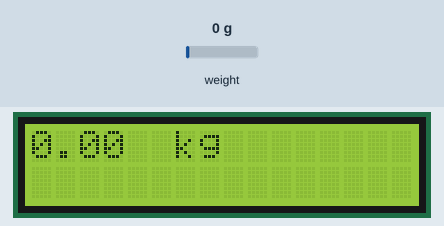
Simulated run of this sketch. Board: Arduino Uno, built with avr-gcc and run on an emulated ATmega328P. Parts: 16×2 character LCD. The inputs (shaded band) are chosen by the test bench; at power-on: weight on the scale 0 g. What the sketch prints to the serial monitor is not drawn.

Above: at 2.2 s.
2.3 s: weight on the scale set to 100 g
At 3.4 s:
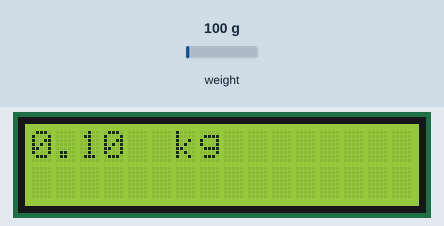
3.9 s: weight on the scale set to 1250 g
At 5.2 s:
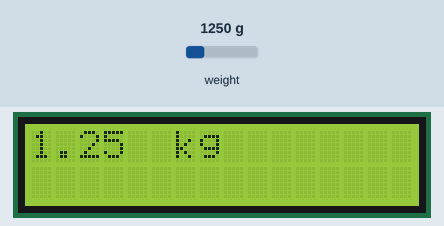
5.5 s: weight on the scale set to 2500 g
At 6.7 s:
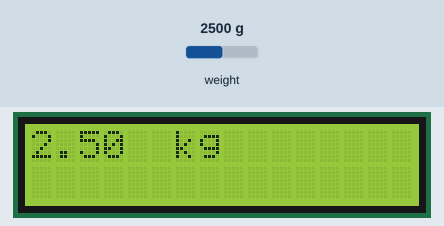
Timing chart, 0 to 8.5 s (numbered marks = the images above; inputs shaded):
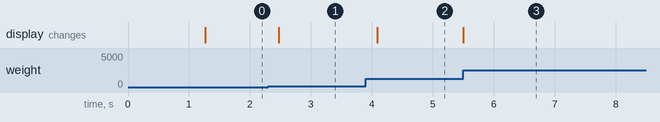

Measured:
- after the input at 2.3 s, the display: changes after 0.18 s (image 1)
- after the input at 3.9 s, the display: changes after 0.19 s (image 2)
- after the input at 5.5 s, the display: changes at once (image 3)

The sketch:

loadcell.ino
```cpp
#include <LiquidCrystal.h>
#include "HX711.h"
 #define DOUT 3
 #define CLK 2
LiquidCrystal lcd(12, 11, 7, 6, 5, 4);
 HX711 scale(DOUT, CLK);
 float calibration_factor = 95500;
 void setup() {
  lcd.begin(16,2);
  lcd.setCursor(6,0);
  lcd.print("kg");
Serial.begin(9600);
scale.set_scale(calibration_factor);
scale.tare();
}
void loop() {

Serial.print("Weight: ");
Serial.print(scale.get_units());
Serial.println(" kg");
 lcd.setCursor(0,0);
 lcd.print(scale.get_units());

}
```
